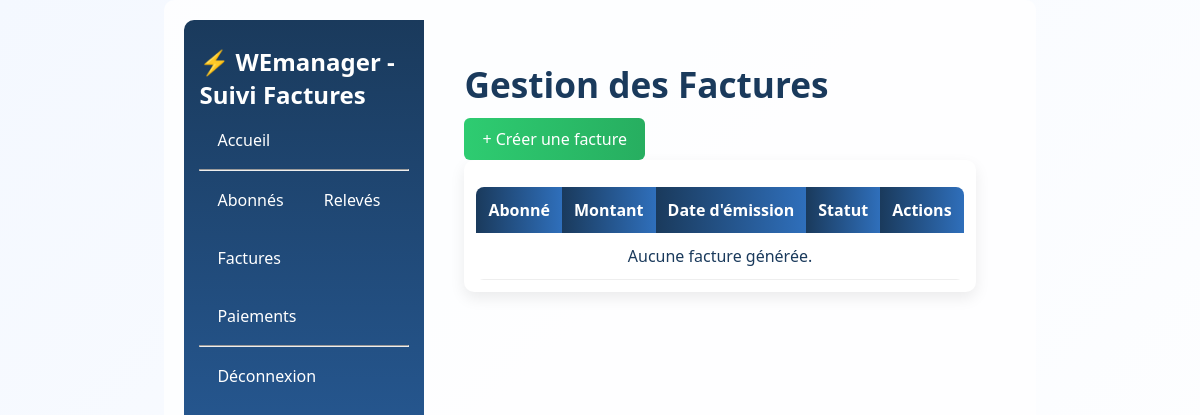
The app's page /factures/ (signed in), older data.
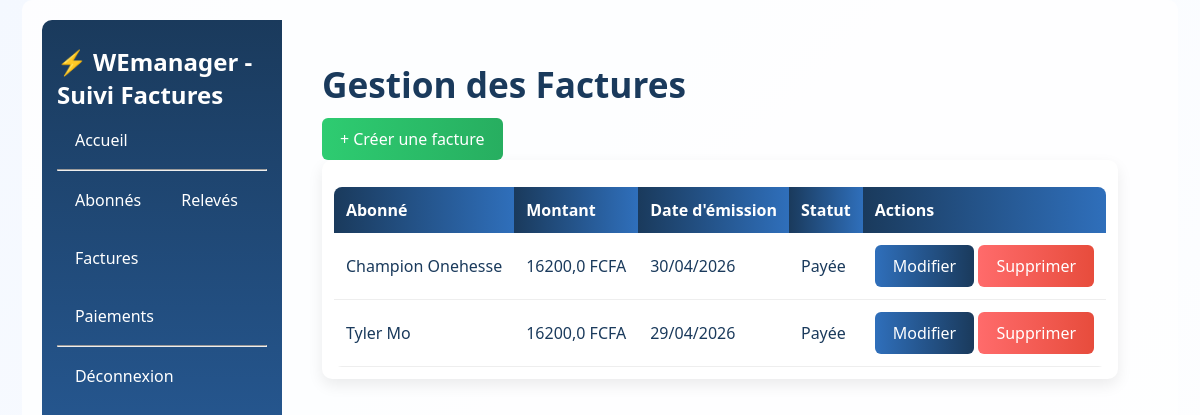
The same page, newer data.
### WEmanager/models.py (models this page shows, shortened)
class Facture(models.Model):
    abonne = models.ForeignKey(Abonne, on_delete=models.CASCADE)
    releve = models.ForeignKey(Releve, on_delete=models.CASCADE)
    montant = models.FloatField()
    date_emission = models.DateField(default=timezone.now)
    statut = models.CharField(max_length=50, default='Non payé')

class Abonne(models.Model):
    nom = models.CharField(max_length=100 )
    telephone = models.CharField(max_length=20, unique=True)
    adresse = models.CharField(max_length=200)
    numero_compteur = models.CharField(max_length=20, unique=True)
    type_abonne = models.CharField(max_length=100)

### WEmanager/views.py (the view)
# urls.py: path('factures/', views.liste_factures, name='factures'),
@login_required
def liste_factures(request):
    factures = Facture.objects.all().order_by('-date_emission')
    return render(request, 'factures.html', {'factures': factures})

### WEmanager/templates/factures.html (shortened to what this page needs)
<!DOCTYPE html>
<html lang="fr">
<head>
    {% load static %}
    <link rel="stylesheet" href="{% static 'css/WEmanagerstyle.css' %}">
</head>
<body>
<div class="contain">
        <nav class="navbar">
            <div class="menu">
            {% if user.is_authenticated %}
                <div class="logo"><h2 style="color: white;">⚡ WEmanager - Suivi Factures</h2></div>
                <a href="{% url 'home' %}">Accueil</a>
            <hr>
                <a href="{%url 'abonnes' %}">Abonnés</a>
                <a href="{%url 'releves' %}">Relevés</a>
                <a href="{%url 'factures' %}">Factures</a>
                <a href="{%url 'paiement' %}">Paiements</a>
                <hr>
                <a href="{% url 'logout' %}">Déconnexion</a>
                {% else %}
                <div class="logo"><h2 style="color: white;">⚡ WEmanager - Suivi Factures</h2></div>
                <a href="{% url 'home' %}">Accueil</a>
            <hr>
                <a href="{% url 'login' %}">Connexion</a>
                <a href="{% url 'signup' %}">Inscription</a>
            {% endif %}
            </div>
        </nav>
            <div class="container">
        <h1>Gestion des Factures</h1>
        <a href="{% url 'ajouter_facture' %}" class="btn btn-success">+ Créer une facture</a>
        <div class="card">
            <table>
                <thead>
                    <tr>
                        <th>Abonné</th>
                        <th>Montant</th>
                        <th>Date d'émission</th>
                        <th>Statut</th>
                        <th>Actions</th>
                    </tr>
                </thead>
                <tbody>
                    {% for f in factures %}
                    <tr>
                        <td>{{ f.abonne.nom }}</td>
                        <td>{{ f.montant }} FCFA</td>
                        <td>{{ f.date_emission|date:"d/m/Y" }}</td>
                        <td>
                            <span class="badge {% if f.statut == 'Payé' %}bg-success{% else %}bg-danger{% endif %}">
                                {{ f.statut }}
                            </span>
                        </td>
                        <td>
                            <a href="{% url 'modifier_facture' f.pk %}" class="btn btn-primary">Modifier</a>
                            <a href="{% url 'supprimer_facture' f.pk %}" class="btn btn-danger" onclick="return confirm('Supprimer ?')">Supprimer</a>
                        </td>
                    </tr>
                    {% empty %}
                    <tr><td colspan="5" style="text-align:center;">Aucune facture générée.</td></tr>
                    {% endfor %}
                </tbody>
            </table>
        </div>
    </div>
</div>
</body>
</html>

Row changes from the older to the newer data that the page shows:
added Facture: abonne.nom "Champion Onehesse", montant "16200,0", date_emission "30/04/2026", statut "Payée"
added Facture: abonne.nom "Tyler Mo", montant "16200,0", date_emission "29/04/2026", statut "Payée"
Text that changed along with them:
text no longer shown: "Aucune facture générée."
